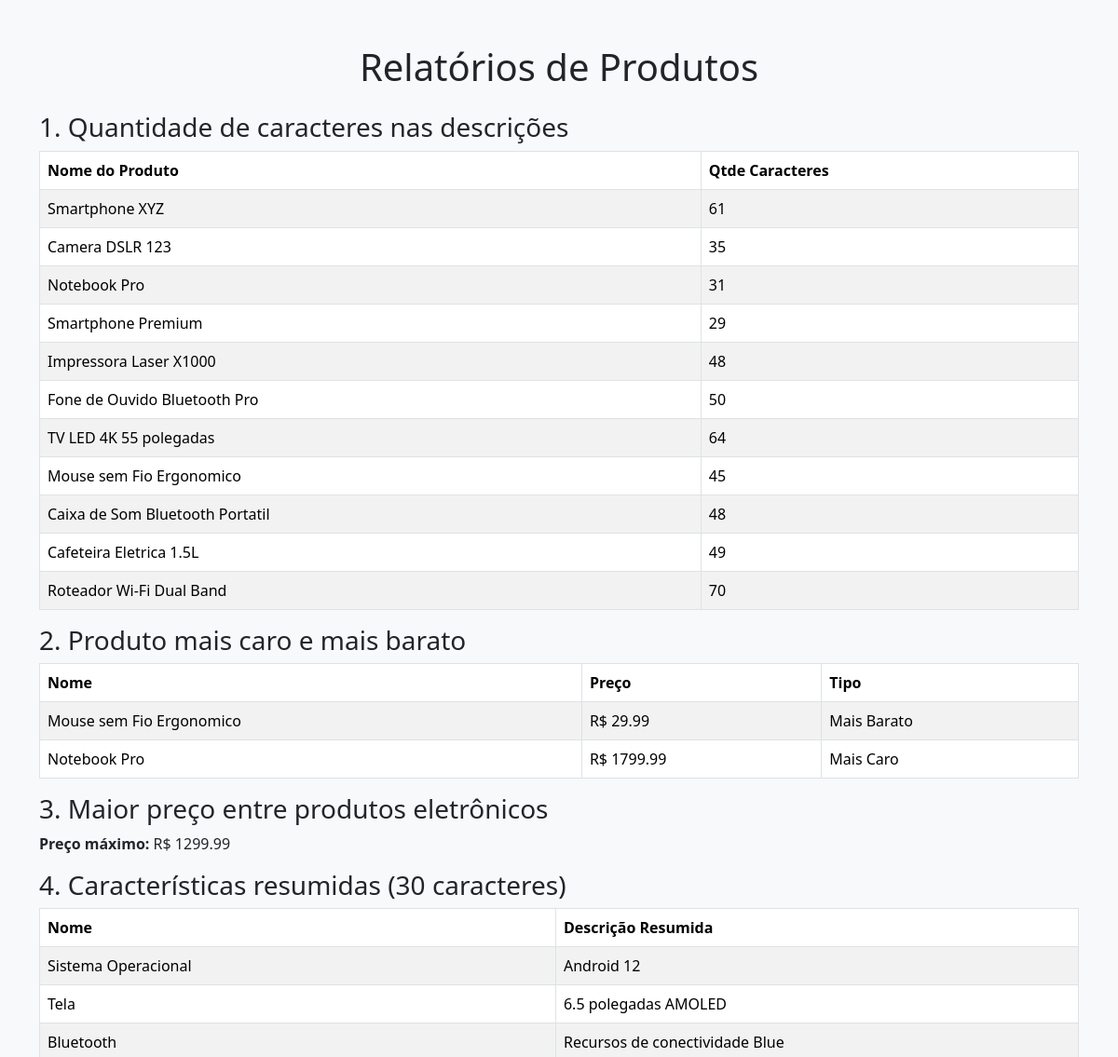
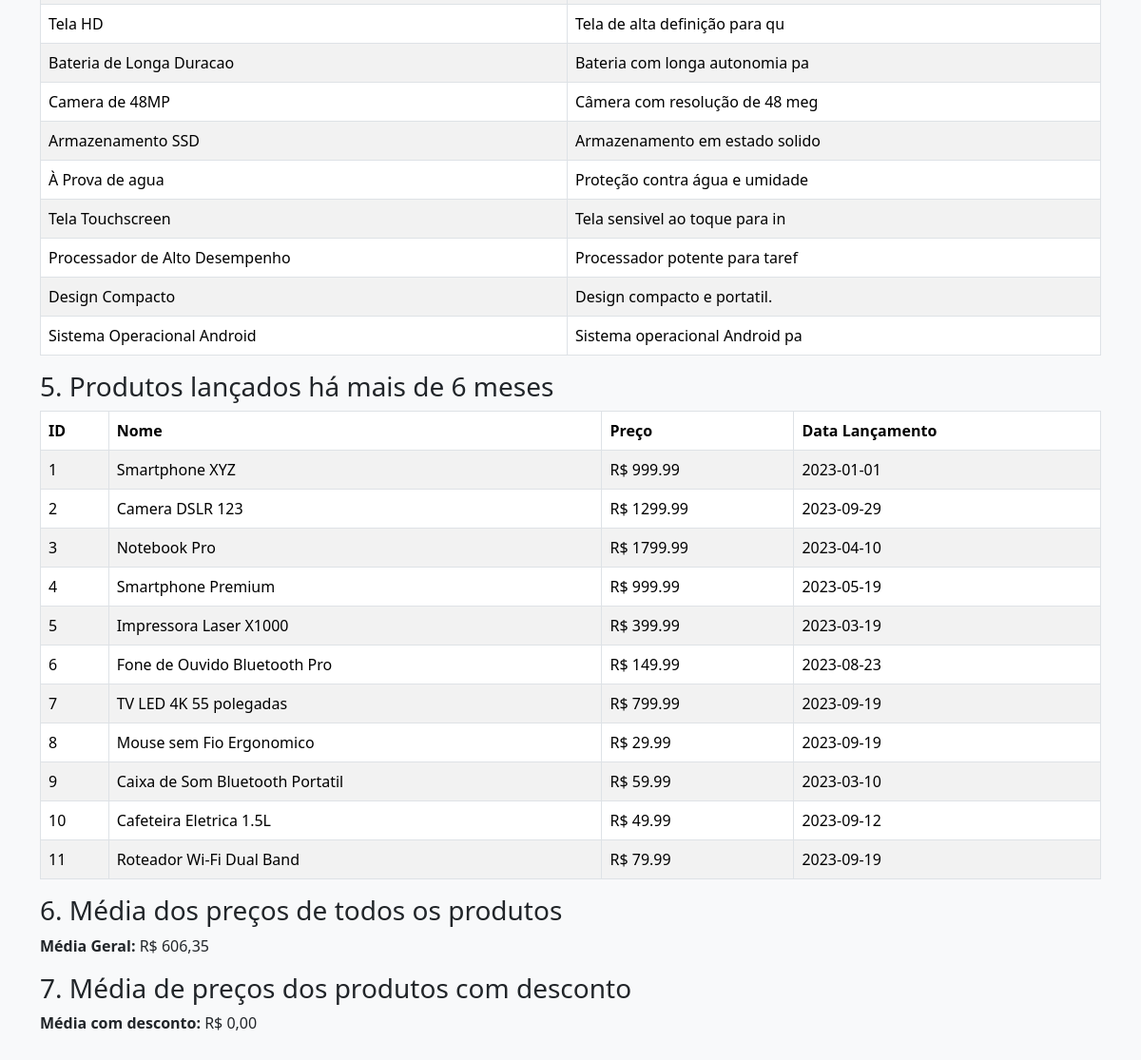
Page /sistema/relatorios/relatorio.php on the committed database (2 pictures, top to bottom).
### tables this page shows
CREATE TABLE Produto (
    id INT(4) AUTO_INCREMENT PRIMARY KEY,
    nome VARCHAR(255) NOT NULL,
    descricao TEXT,
    preco DECIMAL(10, 2) NOT NULL,
    tipo ENUM('Novo', 'Usado', 'Promocao', 'Liquidacao', 'Outros') NOT NULL,
    categoria SET('Eletronico', 'Telefonia', 'Informatica', 'Eletrodomesticos', 'Acessorios', 'Outros') NOT NULL,
    data_lancamento DATE,
    desconto_usados DECIMAL(10, 2)
);

CREATE TABLE Caracteristica (
    id INT(4) AUTO_INCREMENT PRIMARY KEY,
    nome VARCHAR(255) NOT NULL,
    descricao TEXT
);

### sistema/relatorios/relatorio.php (the view, shortened to what this page needs)
<?php require_once __DIR__ . "/../config/conexao.php";
require_once __DIR__ . "/../config/urls.php"; ?>
<!DOCTYPE html>
<html lang="pt-BR">
<head>
    <link href="<?php echo CSS_URL; ?>bootstrap.css" rel="stylesheet">
</head>
<body class="bg-light">
    <div class="container my-5">
        <h1 class="text-center mb-4">Relatórios de Produtos</h1>
        <h3>1. Quantidade de caracteres nas descrições</h3>
        <?php
        $sql = "SELECT nome AS Nome_Produto, CHAR_LENGTH(descricao) AS Qtde_Caracteres_Descricao FROM Produto";
        $stmt = $pdo->query($sql);
        $dados = $stmt->fetchAll(PDO::FETCH_ASSOC);
        if (count($dados) > 0) {
            echo "<table class='table table-bordered table-striped'><thead><tr><th>Nome do Produto</th><th>Qtde Caracteres</th></tr></thead><tbody>";
            foreach ($dados as $row) {
                echo "<tr><td>{$row['Nome_Produto']}</td><td>{$row['Qtde_Caracteres_Descricao']}</td></tr>";
            }
            echo "</tbody></table>";
        } else {
            echo "<p>Nenhum resultado.</p>";
        }
        ?>
        <h3>2. Produto mais caro e mais barato</h3>
        <?php
        $sql = "SELECT nome, preco, 'Mais Barato' AS Tipo FROM Produto WHERE preco = (SELECT MIN(preco) FROM Produto)
            UNION
            SELECT nome, preco, 'Mais Caro' AS Tipo FROM Produto WHERE preco = (SELECT MAX(preco) FROM Produto)";
        $stmt = $pdo->query($sql);
        $dados = $stmt->fetchAll(PDO::FETCH_ASSOC);
        if (count($dados) > 0) {
            echo "<table class='table table-bordered table-striped'><thead><tr><th>Nome</th><th>Preço</th><th>Tipo</th></tr></thead><tbody>";
            foreach ($dados as $row) {
                echo "<tr><td>{$row['nome']}</td><td>R$ {$row['preco']}</td><td>{$row['Tipo']}</td></tr>";
            }
            echo "</tbody></table>";
        } else {
            echo "<p>Nenhum resultado.</p>";
        }
        ?>
        <h3>3. Maior preço entre produtos eletrônicos</h3>
        <?php
        $sql = "SELECT MAX(preco) AS Preco_Maximo_Eletronico FROM Produto WHERE FIND_IN_SET('Eletronico', categoria)";
        $stmt = $pdo->query($sql);
        $dado = $stmt->fetch(PDO::FETCH_ASSOC);
        echo "<p><strong>Preço máximo:</strong> R$ {$dado['Preco_Maximo_Eletronico']}</p>";
        ?>
        <h3>4. Características resumidas (30 caracteres)</h3>
        <?php
        $sql = "SELECT nome AS Nome_Caracteristica, LEFT(descricao, 30) AS Descricao_Resumida FROM Caracteristica";
        $stmt = $pdo->query($sql);
        $dados = $stmt->fetchAll(PDO::FETCH_ASSOC);
        if (count($dados) > 0) {
            echo "<table class='table table-bordered table-striped'><thead><tr><th>Nome</th><th>Descrição Resumida</th></tr></thead><tbody>";
            foreach ($dados as $row) {
                echo "<tr><td>{$row['Nome_Caracteristica']}</td><td>{$row['Descricao_Resumida']}</td></tr>";
            }
            echo "</tbody></table>";
        } else {
            echo "<p>Nenhum resultado.</p>";
        }
        ?>
        <h3>5. Produtos lançados há mais de 6 meses</h3>
        <?php
        $sql = "SELECT * FROM Produto WHERE data_lancamento < DATE_SUB(CURDATE(), INTERVAL 6 MONTH)";
        $stmt = $pdo->query($sql);
        $dados = $stmt->fetchAll(PDO::FETCH_ASSOC);
        if (count($dados) > 0) {
            echo "<table class='table table-bordered table-striped'><thead><tr><th>ID</th><th>Nome</th><th>Preço</th><th>Data Lançamento</th></tr></thead><tbody>";
            foreach ($dados as $row) {
                echo "<tr><td>{$row['id']}</td><td>{$row['nome']}</td><td>R$ {$row['preco']}</td><td>{$row['data_lancamento']}</td></tr>";
            }
            echo "</tbody></table>";
        } else {
            echo "<p>Nenhum resultado.</p>";
        }
        ?>
        <h3>6. Média dos preços de todos os produtos</h3>
        <?php
        $sql = "SELECT AVG(preco) AS Media_Geral_Produtos FROM Produto";
        $stmt = $pdo->query($sql);
        $dado = $stmt->fetch(PDO::FETCH_ASSOC);
        $mediaGeral = $dado['Media_Geral_Produtos'] ?? 0;
        echo "<p><strong>Média Geral:</strong> R$ " . number_format($mediaGeral, 2, ',', '.') . "</p>";
        ?>
        <h3>7. Média de preços dos produtos com desconto</h3>
        <?php
        $sql = "SELECT AVG(preco) AS Media_Precos_Com_Desconto FROM Produto WHERE desconto_usados > 0";
        $stmt = $pdo->query($sql);
        $dado = $stmt->fetch(PDO::FETCH_ASSOC);
        $mediaDesconto = $dado['Media_Precos_Com_Desconto'] ?? 0;
        echo "<p><strong>Média com desconto:</strong> R$ " . number_format($mediaDesconto, 2, ',', '.') . "</p>";
        ?>
    </div>
</body>
</html>

### rows in the picture
produto: nome "Smartphone XYZ", Qtde_Caracteres_Descricao "61", id "1", preco "999.99", data_lancamento "2023-01-01"
produto: nome "Camera DSLR 123", Qtde_Caracteres_Descricao "35", id "2", preco "1299.99", data_lancamento "2023-09-29"
produto: nome "Notebook Pro", Qtde_Caracteres_Descricao "31", id "3", preco "1799.99", data_lancamento "2023-04-10"
produto: nome "Smartphone Premium", Qtde_Caracteres_Descricao "29", id "4", preco "999.99", data_lancamento "2023-05-19"
produto: nome "Impressora Laser X1000", Qtde_Caracteres_Descricao "48", id "5", preco "399.99", data_lancamento "2023-03-19"
produto: nome "Fone de Ouvido Bluetooth Pro", Qtde_Caracteres_Descricao "50", id "6", preco "149.99", data_lancamento "2023-08-23"
produto: nome "TV LED 4K 55 polegadas", Qtde_Caracteres_Descricao "64", id "7", preco "799.99", data_lancamento "2023-09-19"
produto: nome "Mouse sem Fio Ergonomico", Qtde_Caracteres_Descricao "45", id "8", preco "29.99", data_lancamento "2023-09-19"
produto: nome "Caixa de Som Bluetooth Portatil", Qtde_Caracteres_Descricao "48", id "9", preco "59.99", data_lancamento "2023-03-10"
produto: nome "Cafeteira Eletrica 1.5L", Qtde_Caracteres_Descricao "49", id "10", preco "49.99", data_lancamento "2023-09-12"
produto: nome "Roteador Wi-Fi Dual Band", Qtde_Caracteres_Descricao "70", id "11", preco "79.99", data_lancamento "2023-09-19"
caracteristica: nome "Sistema Operacional", Descricao_Resumida "Android 12"
caracteristica: nome "Tela", Descricao_Resumida "6.5 polegadas AMOLED"
caracteristica: nome "Bluetooth", Descricao_Resumida "Recursos de conectividade Blue"
caracteristica: nome "Tela HD", Descricao_Resumida "Tela de alta definição para qu"
caracteristica: nome "Bateria de Longa Duracao", Descricao_Resumida "Bateria com longa autonomia pa"
caracteristica: nome "Camera de 48MP", Descricao_Resumida "Câmera com resolução de 48 meg"
caracteristica: nome "Armazenamento SSD", Descricao_Resumida "Armazenamento em estado solido"
caracteristica: nome "À Prova de agua", Descricao_Resumida "Proteção contra água e umidade"
caracteristica: nome "Tela Touchscreen", Descricao_Resumida "Tela sensivel ao toque para in"
caracteristica: nome "Processador de Alto Desempenho", Descricao_Resumida "Processador potente para taref"
caracteristica: nome "Design Compacto", Descricao_Resumida "Design compacto e portatil."
caracteristica: nome "Sistema Operacional Android", Descricao_Resumida "Sistema operacional Android pa"

### other values in the picture
$row['nome'] "Mouse sem Fio Ergonomico"
$row['preco'] "29.99"
$row['Tipo'] "Mais Barato"
$row['nome'] "Notebook Pro"
$row['preco'] "1799.99"
$row['Tipo'] "Mais Caro"
$dado['Preco_Maximo_Eletronico'] "1299.99"
$mediaGeral "606,35"
$mediaDesconto "0,00"
